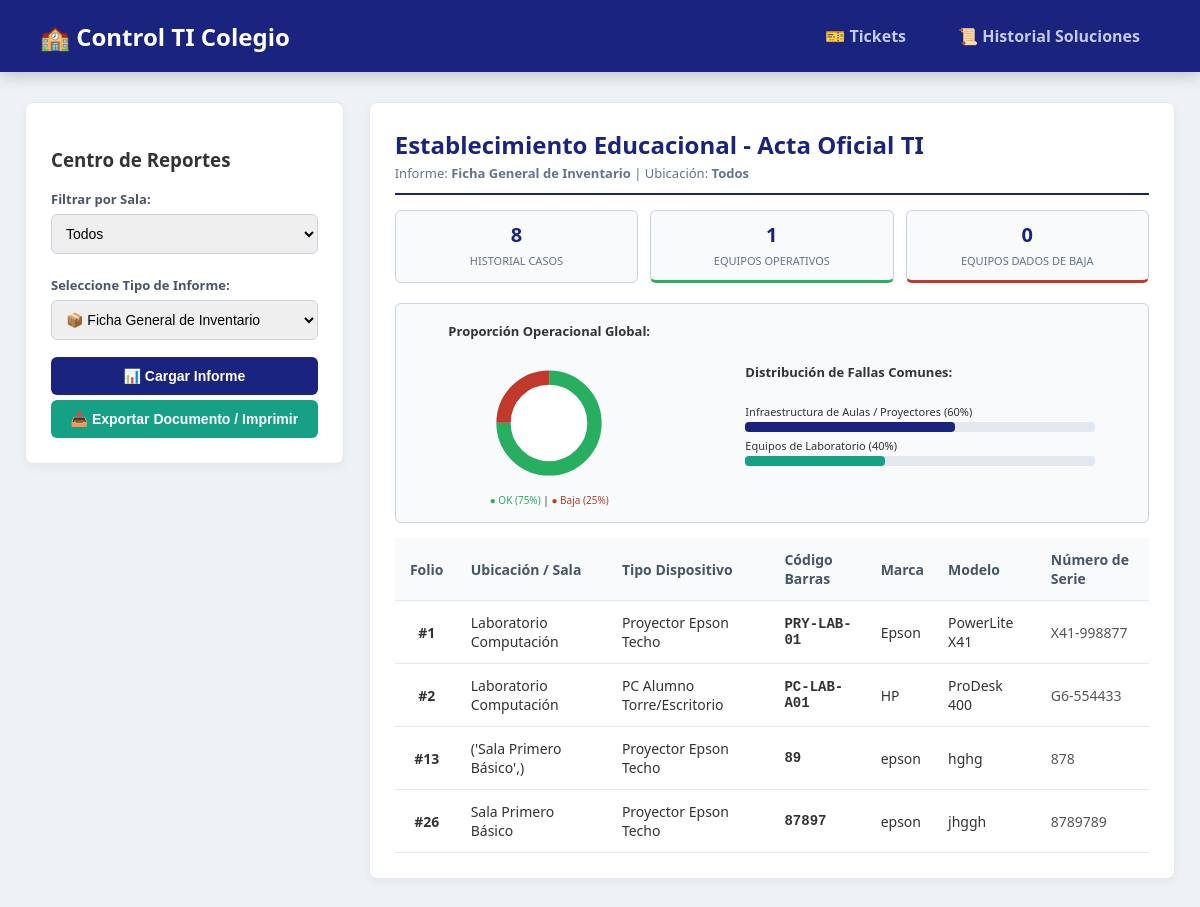
Page /actas (signed in) on the committed database.
### tables this page shows
CREATE TABLE inventario_sala (
                    id INTEGER PRIMARY KEY AUTOINCREMENT,
                    sala TEXT NOT NULL,
                    nombre_equipo TEXT NOT NULL,
                    codigo_inventario TEXT UNIQUE,
                    marca TEXT,
                    modelo TEXT,
                    serie TEXT
                );

### app_escuela.py (the view, shortened to what this page needs)
@app.route('/actas')
def actas():
    if 'usuario' not in session: return redirect(url_for('login'))
    sala_filtro = request.args.get('sala_filtro', 'Todos')
    tipo_informe = request.args.get('tipo', 'Ficha General de Inventario')
    if sala_filtro == 'Todos':
        metricas = consultar_escuela("SELECT COUNT(*), SUM(case when estado='Reparado' then 1 else 0 end), SUM(case when estado='De Baja' then 1 else 0 end) FROM tickets")
    else:
        metricas = consultar_escuela("SELECT COUNT(*), SUM(case when estado='Reparado' then 1 else 0 end), SUM(case when estado='De Baja' then 1 else 0 end) FROM tickets WHERE sala = ?", (sala_filtro,))
    totales_globales = consultar_escuela("SELECT COUNT(*), SUM(case when estado='Abierto' or estado='En Revisión' then 1 else 0 end), SUM(case when estado='Reparado' then 1 else 0 end), SUM(case when estado='De Baja' then 1 else 0 end) FROM tickets")
    if tipo_informe == "Ficha General de Inventario":
        query = "SELECT id, sala, nombre_equipo, codigo_inventario, marca, modelo, serie FROM inventario_sala" if sala_filtro == "Todos" else "SELECT id, sala, nombre_equipo, codigo_inventario, marca, modelo, serie FROM inventario_sala WHERE sala = ?"
        params = () if sala_filtro == "Todos" else (sala_filtro,)
    informes_data = consultar_escuela(query, params)
    salas_colegio_raw = consultar_escuela("SELECT nombre_sala FROM salas ORDER BY nombre_sala ASC")
    lista_salas = ['Todos'] + [s[0] for s in salas_colegio_raw]
    return render_template('actas_informes.html',
                           informes=informes_data,
                           tipo_seleccionado=tipo_informe,
                           sala_seleccionada=sala_filtro,
                           metricas=metricas,
                           globales=totales_globales,
                           salas_select=lista_salas)

### app_escuela.py (called while the page is built)
def consultar_escuela(query, params=()):
    try:
        with sqlite3.connect(modelo.db_name) as conexion:
            cursor = conexion.cursor()
            cursor.execute(query, params)
            return cursor.fetchall()
    except Exception as e:
        print(f"Error consulta: {e}")
        return []

### templates/actas_informes.html (shortened to what this page needs)
<!DOCTYPE html>
<html lang="es">
<head>
</head>
<body>
    <nav>
        <a class="brand" href="#">🏫 Control TI Colegio</a>
        <div class="menu-items">
            {% if 'Tickets' in session.get('permisos', []) %} <a href="/dashboard">🎫 Tickets</a> {% endif %}
            <a href="/historial_soluciones">📜 Historial Soluciones</a>
        </div>
    </nav>
    <div class="container">
        <form class="left-panel" action="/actas" method="GET">
            <h3>Centro de Reportes</h3>
            <label>Filtrar por Sala:</label>
            <select name="sala_filtro">
                {% for sala in salas_select %}
                    <option value="{{ sala }}" {% if sala_seleccionada == sala %}selected{% endif %}>{{ sala }}</option>
                {% endfor %}
            </select>
            <label>Seleccione Tipo de Informe:</label>
            <select name="tipo">
                <option value="Ficha General de Inventario" {% if tipo_seleccionado == 'Ficha General de Inventario' %}selected{% endif %}>📦 Ficha General de Inventario</option>
            </select>
            <button type="submit" style="background:var(--primary); color:white;">📊 Cargar Informe</button>
            <button type="button" style="background:var(--secondary); color:white;" onclick="window.print()">📥 Exportar Documento / Imprimir</button>
        </form>
        <div class="right-panel">
            <div style="margin-bottom: 15px; border-bottom: 2px solid var(--primary); padding-bottom: 10px;">
                <h2 style="margin:0; color:var(--primary); font-size:24px;">Establecimiento Educacional - Acta Oficial TI</h2>
                <span style="font-size:13px; color:#64748b;">Informe: <strong>{{ tipo_seleccionado }}</strong> | Ubicación: <strong>{{ sala_seleccionada }}</strong></span>
            </div>
            <div class="stats-grid">
                <div class="stat-box"><div>{{ metricas[0][0] if metricas else 0 }}</div><span>Historial Casos</span></div>
                <div class="stat-box" style="border-bottom: 3px solid var(--success);"><div>{{ metricas[0][1] if metricas[0][1] else 0 }}</div><span>Equipos Operativos</span></div>
                <div class="stat-box" style="border-bottom: 3px solid var(--danger);"><div>{{ metricas[0][2] if metricas[0][2] else 0 }}</div><span>Equipos Dados de Baja</span></div>
            </div>
            <div style="display: flex; gap: 20px; background: #f8fafc; padding: 15px; border-radius: 6px; border: 1px solid #cbd5e1; margin-bottom: 15px; align-items: center; justify-content: space-around;">
                <div style="text-align: center;">
                    <strong style="font-size:13px;">Proporción Operacional Global:</strong><br><br>
                    <div style="font-size: 10px; margin-top: 5px;"><span style="color:#27ae60;">● OK (75%)</span> | <span style="color:#c0392b;">● Baja (25%)</span></div>
                </div>
                <div style="flex-grow: 1; max-width: 350px;">
                    <strong style="font-size:13px;">Distribución de Fallas Comunes:</strong><br><br>
                    <div style="font-size: 11px; margin-bottom: 3px;">Infraestructura de Aulas / Proyectores (60%)</div>
                    <div style="background: #e2e8f0; border-radius: 4px; height: 10px; width: 100%;"><div style="background: #1a237e; width: 60%; height: 100%; border-radius: 4px;"></div></div>
                    <div style="font-size: 11px; margin-bottom: 3px; margin-top: 6px;">Equipos de Laboratorio (40%)</div>
                    <div style="background: #e2e8f0; border-radius: 4px; height: 10px; width: 100%;"><div style="background: #16a085; width: 40%; height: 100%; border-radius: 4px;"></div></div>
                </div>
            </div>
            <table>
                <thead>
                    <tr>
                        {% if tipo_seleccionado == "Ficha General de Inventario" or tipo_seleccionado == "Equipos Dados de Baja" %}
                            <th style="width:40px; text-align:center;">Folio</th>
                            <th>Ubicación / Sala</th>
                            <th>Tipo Dispositivo</th>
                            <th>Código Barras</th>
                            <th>Marca</th>
                            <th>Modelo</th>
                            <th>Número de Serie</th>
                        {% endif %}
                    </tr>
                </thead>
                <tbody>
                    {% for inf in informes %}
                    <tr>
                        <td style="text-align:center;"><strong>#{{ inf[0] }}</strong></td>
                        <td>{{ inf[1] }}</td>
                        <td>{{ inf[2] }}</td>
                        <td style="font-family:monospace; font-weight:bold;">{{ inf[3] if inf[3] else 'Sin Registrar' }}</td>
                        <td>{{ inf[4] }}</td>
                        <td>{{ inf[5] }}</td>
                        <td style="color:#555;">{{ inf[6] }}</td>
                    </tr>
                    {% else %}
                    <tr>
                        <td colspan="7" style="text-align: center; color: #64748b; padding: 25px;">No se registran datos ni movimientos bajo este parámetro analítico.</td>
                    </tr>
                    {% endfor %}
                </tbody>
            </table>
        </div>
    </div>
</body>
</html>

### templates/actas_informes.html (style rules this page uses)
:root { --primary: #1a237e; --secondary: #16a085; --danger: #c0392b; --success: #27ae60; --light: #f5f7fa; }
body { font-family: 'Segoe UI', Tahoma, Geneva, Verdana, sans-serif; background: #eef2f7; margin: 0; padding: 0; color: #333; }
nav { background: var(--primary); color: white; padding: 15px 40px; display: flex; justify-content: space-between; align-items: center; box-shadow: 0 4px 15px rgba(0,0,0,0.2); }
nav a.brand { color: white; text-decoration: none; font-size: 24px; font-weight: 800; }
.menu-items { display: flex; gap: 12px; }
.menu-items a { color: #c5cae9; text-decoration: none; font-size: 16px; font-weight: 600; padding: 10px 20px; border-radius: 6px; text-decoration: none; }
.container { max-width: 1350px; margin: 30px auto; padding: 0 25px; display: flex; gap: 25px; }
.left-panel { width: 320px; background: white; border-radius: 8px; padding: 25px; box-shadow: 0 4px 12px rgba(0,0,0,0.04); border: 1px solid #e2e8f0; height: fit-content; }
.right-panel { flex-grow: 1; background: white; border-radius: 8px; padding: 25px; box-shadow: 0 4px 12px rgba(0,0,0,0.04); border: 1px solid #e2e8f0; }
.stats-grid { display: grid; grid-template-columns: repeat(3, 1fr); gap: 12px; margin-bottom: 20px; text-align: center; }
.stat-box { background: #f8fafc; padding: 10px; border-radius: 6px; border: 1px solid #cbd5e1; }
.stat-box div { font-size: 20px; font-weight: bold; color: var(--primary); }
.stat-box span { font-size: 11px; text-transform: uppercase; color: #64748b; }
label { display: block; font-size: 13px; font-weight: 600; margin-bottom: 6px; color: #4a5568; margin-top: 10px; }
select { width: 100%; padding: 10px; border: 1px solid #cbd5e1; border-radius: 6px; font-size: 14px; margin-bottom: 12px; }
button { width: 100%; padding: 11px; font-size: 14px; font-weight: bold; border-radius: 6px; border: none; cursor: pointer; margin-top: 5px; }
table { width: 100%; border-collapse: collapse; font-size: 14px; margin-top: 15px; }
th, td { padding: 12px; text-align: left; border-bottom: 1px solid #e2e8f0; }
th { background: #f8fafc; color: #475569; font-weight: 600; }

### rows in the picture
inventario_sala: id "1", sala "Laboratorio Computación", nombre_equipo "Proyector Epson Techo", codigo_inventario "PRY-LAB-01", marca "Epson", modelo "PowerLite X41", serie "X41-998877"
inventario_sala: id "2", sala "Laboratorio Computación", nombre_equipo "PC Alumno Torre/Escritorio", codigo_inventario "PC-LAB-A01", marca "HP", modelo "ProDesk 400", serie "G6-554433"
inventario_sala: id "13", sala "('Sala Primero Básico',)", nombre_equipo "Proyector Epson Techo", codigo_inventario "89", marca "epson", modelo "hghg", serie "878"
inventario_sala: id "26", sala "Sala Primero Básico", nombre_equipo "Proyector Epson Techo", codigo_inventario "87897", marca "epson", modelo "jhggh", serie "8789789"

### other values in the picture
{{ tipo_seleccionado }} "Ficha General de Inventario"
{{ sala_seleccionada }} "Todos"
{{ metricas[0][0] if metricas else 0 }} "8"
{{ metricas[0][1] if metricas[0][1] else 0 }} "1"
{{ metricas[0][2] if metricas[0][2] else 0 }} "0"
form field sala_filtro "Todos"
